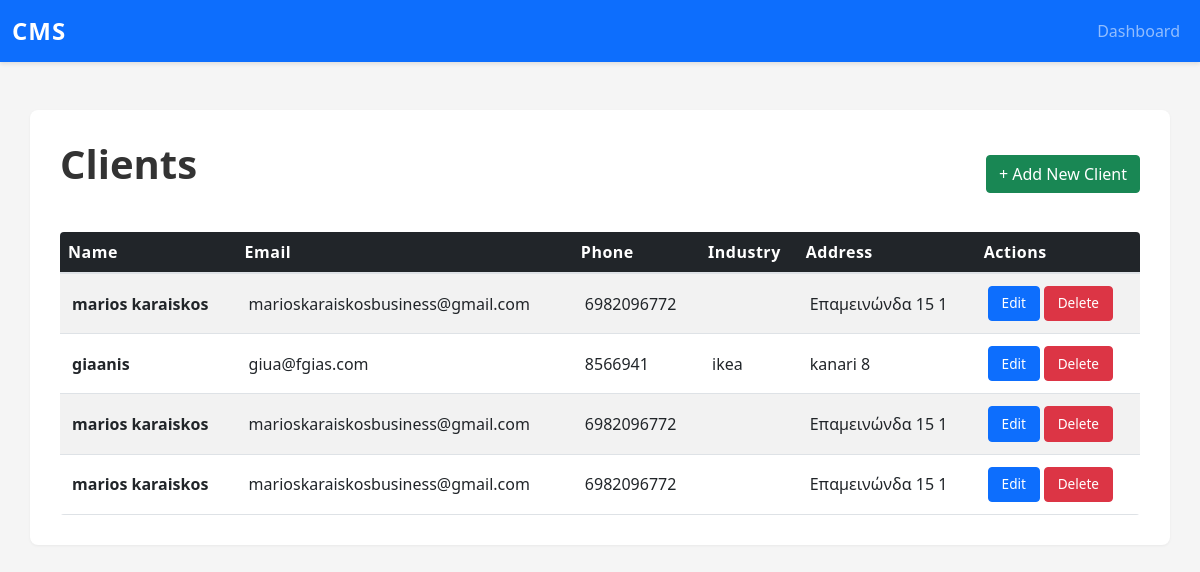
The page / on the database its author committed.
### app/models.py (models this page shows, shortened)
class Client(db.Model):
    __tablename__ = "clients"
    client_id = db.Column(db.Integer, primary_key=True)
    name = db.Column(db.String(255), nullable=False)
    industry = db.Column(db.String(255))
    contact_email = db.Column(db.String(255))
    contact_phone = db.Column(db.String(50))
    address = db.Column(db.Text)
    projects = db.relationship('Project', backref='client', cascade='all, delete-orphan')

### app/routes.py (the view)
@main.route('/')
def dashboard():
    clients = Client.query.all()
    projects = Project.query.all()
    tasks = ProjectTask.query.all()
    consultants = Consultant.query.all()
    return render_template('dashboard.html',
                         clients=clients,
                         projects=projects,
                         tasks=tasks,
                         consultants=consultants)

### app/templates/dashboard.html
{% extends 'base.html' %}
{% block content %}
<div class="d-flex justify-content-between align-items-center mb-4">
    <h1>Clients</h1>
    <a href="{{ url_for('main.add_client') }}" class="btn btn-success">+ Add New Client</a>
</div>
{% if clients %}
<div class="table-responsive">
    <table class="table table-striped table-hover">
        <thead class="table-dark">
            <tr>
                <th>Name</th>
                <th>Email</th>
                <th>Phone</th>
                <th>Industry</th>
                <th>Address</th>
                <th>Actions</th>
            </tr>
        </thead>
        <tbody>
            {% for client in clients %}
            <tr>
                <td><strong>{{ client.name }}</strong></td>
                <td>{{ client.contact_email }}</td>
                <td>{{ client.contact_phone }}</td>
                <td>{{ client.industry }}</td>
                <td>{{ client.address[:50] if client.address else '-' }}</td>
                <td>
                    <a href="{{ url_for('main.edit_client', id=client.client_id) }}" class="btn btn-sm btn-primary">Edit</a>
                    <form method="POST" action="{{ url_for('main.delete_client', id=client.client_id) }}" style="display:inline;">
                        <button type="submit" class="btn btn-sm btn-danger" onclick="return confirm('Are you sure you want to delete this client?');">Delete</button>
                    </form>
                </td>
            </tr>
            {% endfor %}
        </tbody>
    </table>
</div>
{% else %}
<div class="alert alert-info" role="alert">
    <h4 class="alert-heading">No Clients Found</h4>
    <p>There are currently no clients in the system. <a href="{{ url_for('main.add_client') }}" class="alert-link">Add one now</a>.</p>
</div>
{% endif %}
{% endblock %}

### app/templates/base.html (shortened to what this page needs)
<!DOCTYPE html>
<html lang="en">
<head>
    <link href="https://cdn.jsdelivr.net/npm/bootstrap@5.3.0/dist/css/bootstrap.min.css" rel="stylesheet">
    <link rel="stylesheet" href="{{ url_for('static', filename='style.css') }}">
</head>
<body>
    <nav class="navbar navbar-expand-lg navbar-dark bg-primary">
        <div class="container-fluid">
            <a class="navbar-brand" href="{{ url_for('main.dashboard') }}">CMS</a>
            <div class="collapse navbar-collapse" id="navbarNav">
                <ul class="navbar-nav ms-auto">
                    <li class="nav-item">
                        <a class="nav-link" href="{{ url_for('main.dashboard') }}">Dashboard</a>
                    </li>
                </ul>
            </div>
        </div>
    </nav>
    <div class="container mt-5">
        {% block content %}{% endblock %}
    </div>
</body>
</html>

### app/static/style.css (style rules this page uses)
:root { --primary-color: #0d6efd; --secondary-color: #6c757d; --success-color: #198754; --danger-color: #dc3545; --warning-color: #ffc107; --info-color: #0dcaf0; }
body { font-family: 'Segoe UI', Tahoma, Geneva, Verdana, sans-serif; background-color: #f5f5f5; color: #333; }
.navbar { box-shadow: 0 2px 4px rgba(0, 0, 0, 0.1); margin-bottom: 30px; }
.navbar-brand { font-size: 1.5rem; font-weight: 600; letter-spacing: 1px; }
.container { background-color: white; border-radius: 8px; padding: 30px; box-shadow: 0 1px 3px rgba(0, 0, 0, 0.05); }
h1, h2 { color: #333; margin-bottom: 20px; font-weight: 600; }
.table { margin-bottom: 0; }
.table thead th { border-bottom: 2px solid #dee2e6; font-weight: 600; letter-spacing: 0.5px; }
.table tbody tr { transition: background-color 0.2s ease; }
.table td { vertical-align: middle; padding: 12px; }
.btn { border-radius: 4px; font-weight: 500; transition: all 0.3s ease; }
.btn-primary { background-color: var(--primary-color); border-color: var(--primary-color); }
.btn-success { background-color: var(--success-color); border-color: var(--success-color); }
.btn-danger { background-color: var(--danger-color); border-color: var(--danger-color); }
.btn-sm { padding: 0.4rem 0.8rem; font-size: 0.85rem; }
.table-responsive { border-radius: 4px; overflow: hidden; }

### rows shown on the page
Client: name "marios karaiskos", contact_email "marioskaraiskosbusiness@gmail.com", contact_phone "6982096772", address "Επαμεινώνδα 15 1"
Client: name "giaanis", contact_email "giua@fgias.com", contact_phone "8566941", industry "ikea", address "kanari 8"
Client: name "marios karaiskos", contact_email "marioskaraiskosbusiness@gmail.com", contact_phone "6982096772", address "Επαμεινώνδα 15 1"
Client: name "marios karaiskos", contact_email "marioskaraiskosbusiness@gmail.com", contact_phone "6982096772", address "Επαμεινώνδα 15 1"
